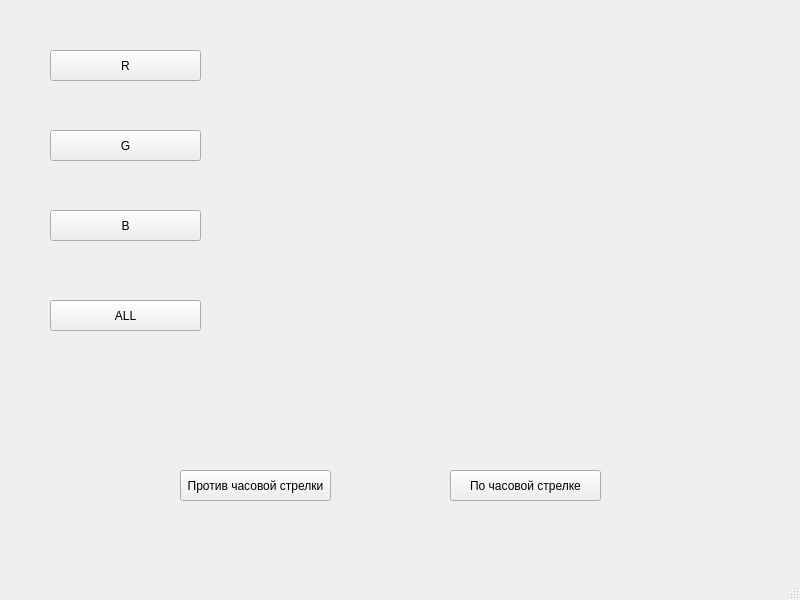
<?xml version="1.0" encoding="UTF-8"?>
<ui version="4.0">
 <class>MainWindow</class>
 <widget class="QMainWindow" name="MainWindow">
  <property name="geometry">
   <rect>
    <x>0</x>
    <y>0</y>
    <width>800</width>
    <height>600</height>
   </rect>
  </property>
  <property name="windowTitle">
   <string>MainWindow</string>
  </property>
  <widget class="QWidget" name="centralwidget">
   <widget class="QPushButton" name="Button_R">
    <property name="geometry">
     <rect>
      <x>50</x>
      <y>50</y>
      <width>151</width>
      <height>31</height>
     </rect>
    </property>
    <property name="text">
     <string>R</string>
    </property>
   </widget>
   <widget class="QPushButton" name="Button_All">
    <property name="geometry">
     <rect>
      <x>50</x>
      <y>300</y>
      <width>151</width>
      <height>31</height>
     </rect>
    </property>
    <property name="text">
     <string>ALL</string>
    </property>
   </widget>
   <widget class="QPushButton" name="Button_B">
    <property name="geometry">
     <rect>
      <x>50</x>
      <y>210</y>
      <width>151</width>
      <height>31</height>
     </rect>
    </property>
    <property name="text">
     <string>B</string>
    </property>
   </widget>
   <widget class="QPushButton" name="Button_G">
    <property name="geometry">
     <rect>
      <x>50</x>
      <y>130</y>
      <width>151</width>
      <height>31</height>
     </rect>
    </property>
    <property name="text">
     <string>G</string>
    </property>
   </widget>
   <widget class="QPushButton" name="Button_right">
    <property name="geometry">
     <rect>
      <x>450</x>
      <y>470</y>
      <width>151</width>
      <height>31</height>
     </rect>
    </property>
    <property name="text">
     <string>По часовой стрелке</string>
    </property>
   </widget>
   <widget class="QPushButton" name="Button_left">
    <property name="geometry">
     <rect>
      <x>180</x>
      <y>470</y>
      <width>151</width>
      <height>31</height>
     </rect>
    </property>
    <property name="text">
     <string>Против часовой стрелки</string>
    </property>
   </widget>
   <widget class="QLabel" name="picture">
    <property name="geometry">
     <rect>
      <x>294</x>
      <y>50</y>
      <width>401</width>
      <height>361</height>
     </rect>
    </property>
    <property name="text">
     <string/>
    </property>
   </widget>
  </widget>
  <widget class="QMenuBar" name="menubar">
   <property name="geometry">
    <rect>
     <x>0</x>
     <y>0</y>
     <width>800</width>
     <height>26</height>
    </rect>
   </property>
  </widget>
  <widget class="QStatusBar" name="statusbar"/>
 </widget>
 <resources/>
 <connections/>
</ui>
